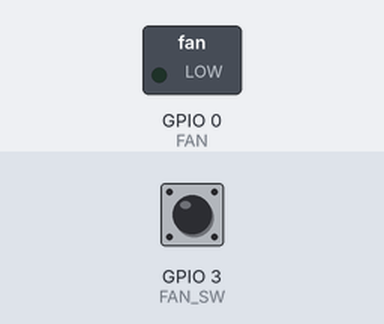
A sketch run on a simulated ESP8266 (NodeMCU). Parts: switched loads named in the sketch (green lamp = pin HIGH). The inputs (shaded band) are chosen by the test bench; at power-on: GPIO 3 (FAN_SW) HIGH. WiFi joins after 1.5 s; servers stay silent unless stated.

Above: at 0.1 s.
At 1.6 s:
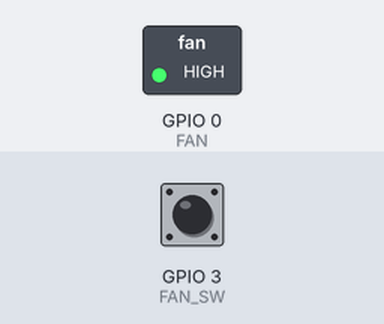
Timing chart, 0 to 3.1 s (numbered marks = the images above):
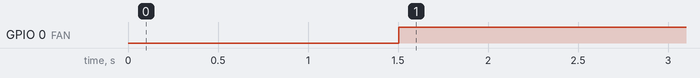

Measured:
- by itself, GPIO 0 (FAN): LOW → HIGH at 1.5 s

The sketch:

bathroom_fan.ino
```cpp
#include "ESP8266TimerInterrupt.h"
#include <ArduinoOTA.h>
#include <WiFiManager.h>
#include "OTA.h"

#define FAN_SW 3
#define FAN 0

#define TIMER_INTERVAL_MS	1
#define SERIAL_DEBUGGING_ON false
#define fanRunTimeMinutes 20

const unsigned long eventInterval = 3000;
unsigned long previousTime = 0;
int fanRunTime = 0;
int count = 0;
bool fanSwState = false;
bool one_millisec_passed = false;
bool WifiEnabled;

ESP8266Timer ITimer;

void ICACHE_RAM_ATTR TimerHandler(void)
{
  one_millisec_passed = true;
}


void setup()
{
  if(SERIAL_DEBUGGING_ON)
  {
  Serial.begin(115200);
  }
   pinMode(FAN,OUTPUT);
  digitalWrite(FAN, LOW);

  pinMode(FAN_SW,INPUT_PULLUP);

  WiFi.mode(WIFI_STA);
  WiFiManager wm;
  wm.setConfigPortalTimeout(120); // auto close configportal after n seconds

  bool response;
  response = wm.autoConnect("AutoConnectAP"); // anonymous ap
  if(!response) {
      serialPrint("Failed to connect");
      WifiEnabled = false;
      // ESP.restart();
  }
  else {
      //if you get here you have connected to the WiFi
      serialPrint("Lets Go");
      WifiEnabled = true;
  }

  SetupOTA();

  // Interval in microsecs
  if (ITimer.attachInterruptInterval(TIMER_INTERVAL_MS * 1000, TimerHandler))
  {
  serialPrint("Starting  ITimer OK");
  }
  else
  {
  serialPrint("Can't set ITimer correctly. Select another freq. or interval");
  }

  serialPrint("setup complete");
}

void loop()
{

  if(WifiEnabled)
  {
     ArduinoOTA.handle();
  }

	unsigned long currentTime = millis();

	if (currentTime - previousTime >= eventInterval)
	{

		if (fanRunTime > 0)
		{
      fanRunTime -= eventInterval;
      char tempStr[40];
      sprintf(tempStr, "Run time remaining = %d minutes", ((fanRunTime/1000)/60));
      serialPrint(tempStr);
		}
    else
    {
      serialPrint("finished running fan");
    }

		count = 0;
		previousTime = currentTime;
	}

  if (count >= 3)
  {
    fanRunTime = (fanRunTimeMinutes*60*1000) + (((count-3)*10)*60*1000);
    char tempStr[40];
    sprintf(tempStr, "Run fan for %d minutes", ((fanRunTime/1000)/60));
    serialPrint(tempStr);
  }


	if (fanSwState == HIGH)
	{
		digitalWrite(FAN,LOW);
	}
	else if (fanRunTime > 0)
	{
		digitalWrite(FAN,LOW);
	}
	else
	{
		digitalWrite(FAN,HIGH);
	}


	if(one_millisec_passed)
	{
	static int fanSwDebounce = 0;
  static bool lastfanSwState;

	if (digitalRead(FAN_SW))
	{
    fanSwDebounce--;
    if(fanSwDebounce <= 0)
    {
      if (lastfanSwState == HIGH)
      {
        count++;
        char tempStr[20];
        sprintf(tempStr, "switch toggled %d times", count);
        serialPrint(tempStr);
        previousTime = currentTime;
      }
      fanSwState = LOW;
      fanSwDebounce = 0;
      lastfanSwState = LOW;
    }
	}
	else
	{
    fanSwDebounce++;
    if( fanSwDebounce >= 50)
    {

      fanSwState = HIGH;
      fanSwDebounce = 50;
      lastfanSwState = HIGH;
      fanRunTime = 0;
    }
	}
	one_millisec_passed = false;
	}

}


void serialPrint(const char * message)
{
  static char LastMessage[40];
  char tempMessage[40];
  if(SERIAL_DEBUGGING_ON)
  {
  strcpy(tempMessage,message);

  if(strcmp(LastMessage,tempMessage)!=0)
  {
    Serial.println(message);
  }

  strcpy(LastMessage, tempMessage);
  }

}
```

ESP8266TimerInterrupt.h
```cpp
// (licence header left out)
#pragma once

#ifndef ESP8266TIMERINTERRUPT_H
#define ESP8266TIMERINTERRUPT_H

#if !defined(ESP8266)
  #error This code is designed to run on ESP8266 and ESP8266-based boards! Please check your Tools->Board setting.
#endif

#ifndef ESP8266_TIMER_INTERRUPT_VERSION
  #define ESP8266_TIMER_INTERRUPT_VERSION       "ESP8266TimerInterrupt v1.4.0"
#endif

#ifndef TIMER_INTERRUPT_DEBUG
  #define TIMER_INTERRUPT_DEBUG      0
#endif

#include "TimerInterrupt_Generic_Debug.h"

/* From /arduino-1.8.10/hardware/esp8266com/esp8266/cores/esp8266/esp8266_peri.h

  #define ESP8266_REG(addr) *((volatile uint32_t *)(0x60000000+(addr)))
  #define ESP8266_DREG(addr) *((volatile uint32_t *)(0x3FF00000+(addr)))
  #define ESP8266_CLOCK 80000000UL

  //CPU Register
  #define CPU2X     ESP8266_DREG(0x14) //when bit 0 is set, F_CPU = 160MHz
*/

/* From /arduino-1.8.10/hardware/esp8266com/esp8266/cores/esp8266/Arduino.h

  //timer dividers
  enum TIM_DIV_ENUM {
  TIM_DIV1 = 0,   // 80 / 160 MHz (80 / 160 ticks/us - 104857.588 us max)
  TIM_DIV16 = 1,  // 5  / 10  MHz (5  /  10 ticks/us - 1677721.4 us max)
  TIM_DIV256 = 3  // 312.5 / 625 Khz (1 tick = 3.2 / 1.6 us - 26843542.4 us max)
  };

  //timer int_types
  #define TIM_EDGE	0
  #define TIM_LEVEL	1
  //timer reload values
  #define TIM_SINGLE	0 //on interrupt routine you need to write a new value to start the timer again
  #define TIM_LOOP	1 //on interrupt the counter will start with the same value again

*/

// ESP8266 only has one usable timer1, max count is only 8,388,607. So to get longer time, we use max available 256 divider
class ESP8266TimerInterrupt;

typedef ESP8266TimerInterrupt ESP8266Timer;

#define MAX_ESP8266_NUM_TIMERS      1
#define MAX_ESP8266_COUNT           8388607

typedef void (*timer_callback)  ();


class ESP8266TimerInterrupt
{
  private:
    timer_callback  _callback;        // pointer to the callback function
    float           _frequency;       // Timer frequency
    uint32_t        _timerCount;      // count to activate timer

  public:

    ESP8266TimerInterrupt()
    {
      _frequency  = 0;
      _timerCount = 0;
      _callback   = NULL;
    };

    // frequency (in hertz) and duration (in milliseconds). Duration = 0 or not specified => run indefinitely
    // No params and duration now. To be addes in the future by adding similar functions here or to esp32-hal-timer.c
    bool setFrequency(float frequency, timer_callback callback)
    {
      bool isOKFlag = true;

      // ESP8266 only has one usable timer1, max count is only 8,388,607. So to get longer time, we use max available 256 divider
      // Will use later if very low frequency is needed.
      _frequency  = 80000000 / 256;
      _timerCount = (uint32_t) _frequency / frequency;
      _callback   = callback;

      if ( _timerCount > MAX_ESP8266_COUNT)
      {
        _timerCount = MAX_ESP8266_COUNT;
        // Flag error
        isOKFlag = false;
      }

      // count up
      TISR_LOGWARN3(F("ESP8266TimerInterrupt: _fre ="), _frequency, F(", _count ="), _timerCount);

      // Clock to timer (prescaler) is always 80MHz, even F_CPU is 160 MHz

      timer1_attachInterrupt(callback);

      timer1_write(_timerCount);

      // Interrupt on EGDE, autoloop
      timer1_enable(TIM_DIV256, TIM_EDGE, TIM_LOOP);

      return isOKFlag;
    }

    // interval (in microseconds) and duration (in milliseconds). Duration = 0 or not specified => run indefinitely
    // No params and duration now. To be addes in the future by adding similar functions here or to esp32-hal-timer.c
    bool setInterval(unsigned long interval, timer_callback callback)
    {
      return setFrequency((float) (1000000.0f / interval), callback);
    }

    bool attachInterrupt(float frequency, timer_callback callback)
    {
      return setFrequency(frequency, callback);
    }

    // interval (in microseconds) and duration (in milliseconds). Duration = 0 or not specified => run indefinitely
    // No params and duration now. To be addes in the future by adding similar functions here or to esp32-hal-timer.c
    bool attachInterruptInterval(unsigned long interval, timer_callback callback)
    {
      return setFrequency( (float) ( 1000000.0f / interval), callback);
    }

    void detachInterrupt()
    {
      timer1_disable();
    }

    void disableTimer()
    {
      timer1_disable();
    }

    // Duration (in milliseconds). Duration = 0 or not specified => run indefinitely
    void reattachInterrupt()
    {
      if ( (_frequency != 0) && (_timerCount != 0) && (_callback != NULL) )
        setFrequency(_frequency, _callback);
    }

    // Duration (in milliseconds). Duration = 0 or not specified => run indefinitely
    void enableTimer()
    {
      reattachInterrupt();
    }

    // Just stop clock source, clear the count
    void stopTimer()
    {
      timer1_disable();
    }

    // Just reconnect clock source, start current count from 0
    void restartTimer()
    {
      enableTimer();
    }
}; // class ESP8266TimerInterrupt

#endif    // ESP8266TIMERINTERRUPT_H
```

OTA.h
```cpp
#ifndef OTA_H
#define OTA_H

#include <ESP8266WiFi.h>
#include <ESP8266mDNS.h>
#include <WiFiUdp.h>
#include <ArduinoOTA.h>

void SetupOTA(){

  // Port defaults to 8266
  // ArduinoOTA.setPort(8266);

  // Hostname defaults to esp8266-[ChipID]
  // ArduinoOTA.setHostname("myesp8266");

  // No authentication by default
  // ArduinoOTA.setPassword("admin");

  // Password can be set with it's md5 value as well
  // MD5(admin) = 21232f297a57a5a743894a0e4a801fc3
  // ArduinoOTA.setPasswordHash("21232f297a57a5a743894a0e4a801fc3");

  ArduinoOTA.onStart([]() {
    String type;
    if (ArduinoOTA.getCommand() == U_FLASH) {
      type = "sketch";
    } else { // U_FS
      type = "filesystem";
    }

    // NOTE: if updating FS this would be the place to unmount FS using FS.end()
    Serial.println("Start updating " + type);
  });
  ArduinoOTA.onEnd([]() {
    Serial.println("\nEnd");
  });
  ArduinoOTA.onProgress([](unsigned int progress, unsigned int total) {
    Serial.printf("Progress: %u%%\r", (progress / (total / 100)));
  });
  ArduinoOTA.onError([](ota_error_t error) {
    Serial.printf("Error[%u]: ", error);
    if (error == OTA_AUTH_ERROR) {
      Serial.println("Auth Failed");
    } else if (error == OTA_BEGIN_ERROR) {
      Serial.println("Begin Failed");
    } else if (error == OTA_CONNECT_ERROR) {
      Serial.println("Connect Failed");
    } else if (error == OTA_RECEIVE_ERROR) {
      Serial.println("Receive Failed");
    } else if (error == OTA_END_ERROR) {
      Serial.println("End Failed");
    }
  });
  ArduinoOTA.begin();

}


#endif /* OTA_H */
```

TimerInterrupt_Generic_Debug.h
```cpp
// (licence header left out)
#pragma once

#ifndef TIMERINTERRUPT_GENERIC_DEBUG_H
#define TIMERINTERRUPT_GENERIC_DEBUG_H

#ifdef TIMERINTERRUPT_DEBUG_PORT
  #define TISR_DBG_PORT      TIMERINTERRUPT_DEBUG_PORT
#else
  #define TISR_DBG_PORT      Serial
#endif

// Change _TIMERINTERRUPT_LOGLEVEL_ to set tracing and logging verbosity
// 0: DISABLED: no logging
// 1: ERROR: errors
// 2: WARN: errors and warnings
// 3: INFO: errors, warnings and informational (default)
// 4: DEBUG: errors, warnings, informational and debug

#ifndef _TIMERINTERRUPT_LOGLEVEL_
  #define _TIMERINTERRUPT_LOGLEVEL_       1
#endif

#define TISR_LOGERROR(x)         if(_TIMERINTERRUPT_LOGLEVEL_>0) { TISR_DBG_PORT.print("[TISR] "); TISR_DBG_PORT.println(x); }
#define TISR_LOGERROR0(x)        if(_TIMERINTERRUPT_LOGLEVEL_>0) { TISR_DBG_PORT.print(x); }
#define TISR_LOGERROR1(x,y)      if(_TIMERINTERRUPT_LOGLEVEL_>0) { TISR_DBG_PORT.print("[TISR] "); TISR_DBG_PORT.print(x); TISR_DBG_PORT.print(" "); TISR_DBG_PORT.println(y); }
#define TISR_LOGERROR2(x,y,z)    if(_TIMERINTERRUPT_LOGLEVEL_>0) { TISR_DBG_PORT.print("[TISR] "); TISR_DBG_PORT.print(x); TISR_DBG_PORT.print(" "); TISR_DBG_PORT.print(y); TISR_DBG_PORT.print(" "); TISR_DBG_PORT.println(z); }
#define TISR_LOGERROR3(x,y,z,w)  if(_TIMERINTERRUPT_LOGLEVEL_>0) { TISR_DBG_PORT.print("[TISR] "); TISR_DBG_PORT.print(x); TISR_DBG_PORT.print(" "); TISR_DBG_PORT.print(y); TISR_DBG_PORT.print(" "); TISR_DBG_PORT.print(z); TISR_DBG_PORT.print(" "); TISR_DBG_PORT.println(w); }

#define TISR_LOGWARN(x)          if(_TIMERINTERRUPT_LOGLEVEL_>1) { TISR_DBG_PORT.print("[TISR] "); TISR_DBG_PORT.println(x); }
#define TISR_LOGWARN0(x)         if(_TIMERINTERRUPT_LOGLEVEL_>1) { TISR_DBG_PORT.print(x); }
#define TISR_LOGWARN1(x,y)       if(_TIMERINTERRUPT_LOGLEVEL_>1) { TISR_DBG_PORT.print("[TISR] "); TISR_DBG_PORT.print(x); TISR_DBG_PORT.print(" "); TISR_DBG_PORT.println(y); }
#define TISR_LOGWARN2(x,y,z)     if(_TIMERINTERRUPT_LOGLEVEL_>1) { TISR_DBG_PORT.print("[TISR] "); TISR_DBG_PORT.print(x); TISR_DBG_PORT.print(" "); TISR_DBG_PORT.print(y); TISR_DBG_PORT.print(" "); TISR_DBG_PORT.println(z); }
#define TISR_LOGWARN3(x,y,z,w)   if(_TIMERINTERRUPT_LOGLEVEL_>1) { TISR_DBG_PORT.print("[TISR] "); TISR_DBG_PORT.print(x); TISR_DBG_PORT.print(" "); TISR_DBG_PORT.print(y); TISR_DBG_PORT.print(" "); TISR_DBG_PORT.print(z); TISR_DBG_PORT.print(" "); TISR_DBG_PORT.println(w); }

#define TISR_LOGINFO(x)          if(_TIMERINTERRUPT_LOGLEVEL_>2) { TISR_DBG_PORT.print("[TISR] "); TISR_DBG_PORT.println(x); }
#define TISR_LOGINFO0(x)         if(_TIMERINTERRUPT_LOGLEVEL_>2) { TISR_DBG_PORT.print(x); }
#define TISR_LOGINFO1(x,y)       if(_TIMERINTERRUPT_LOGLEVEL_>2) { TISR_DBG_PORT.print("[TISR] "); TISR_DBG_PORT.print(x); TISR_DBG_PORT.print(" "); TISR_DBG_PORT.println(y); }
#define TISR_LOGINFO2(x,y,z)     if(_TIMERINTERRUPT_LOGLEVEL_>2) { TISR_DBG_PORT.print("[TISR] "); TISR_DBG_PORT.print(x); TISR_DBG_PORT.print(" "); TISR_DBG_PORT.print(y); TISR_DBG_PORT.print(" "); TISR_DBG_PORT.println(z); }
#define TISR_LOGINFO3(x,y,z,w)   if(_TIMERINTERRUPT_LOGLEVEL_>2) { TISR_DBG_PORT.print("[TISR] "); TISR_DBG_PORT.print(x); TISR_DBG_PORT.print(" "); TISR_DBG_PORT.print(y); TISR_DBG_PORT.print(" "); TISR_DBG_PORT.print(z); TISR_DBG_PORT.print(" "); TISR_DBG_PORT.println(w); }

#define TISR_LOGDEBUG(x)         if(_TIMERINTERRUPT_LOGLEVEL_>3) { TISR_DBG_PORT.print("[TISR] "); TISR_DBG_PORT.println(x); }
#define TISR_LOGDEBUG0(x)        if(_TIMERINTERRUPT_LOGLEVEL_>3) { TISR_DBG_PORT.print(x); }
#define TISR_LOGDEBUG1(x,y)      if(_TIMERINTERRUPT_LOGLEVEL_>3) { TISR_DBG_PORT.print("[TISR] "); TISR_DBG_PORT.print(x); TISR_DBG_PORT.print(" "); TISR_DBG_PORT.println(y); }
#define TISR_LOGDEBUG2(x,y,z)    if(_TIMERINTERRUPT_LOGLEVEL_>3) { TISR_DBG_PORT.print("[TISR] "); TISR_DBG_PORT.print(x); TISR_DBG_PORT.print(" "); TISR_DBG_PORT.print(y); TISR_DBG_PORT.print(" "); TISR_DBG_PORT.println(z); }
#define TISR_LOGDEBUG3(x,y,z,w)  if(_TIMERINTERRUPT_LOGLEVEL_>3) { TISR_DBG_PORT.print("[TISR] "); TISR_DBG_PORT.print(x); TISR_DBG_PORT.print(" "); TISR_DBG_PORT.print(y); TISR_DBG_PORT.print(" "); TISR_DBG_PORT.print(z); TISR_DBG_PORT.print(" "); TISR_DBG_PORT.println(w); }

#endif    //TIMERINTERRUPT_GENERIC_DEBUG_H
```
